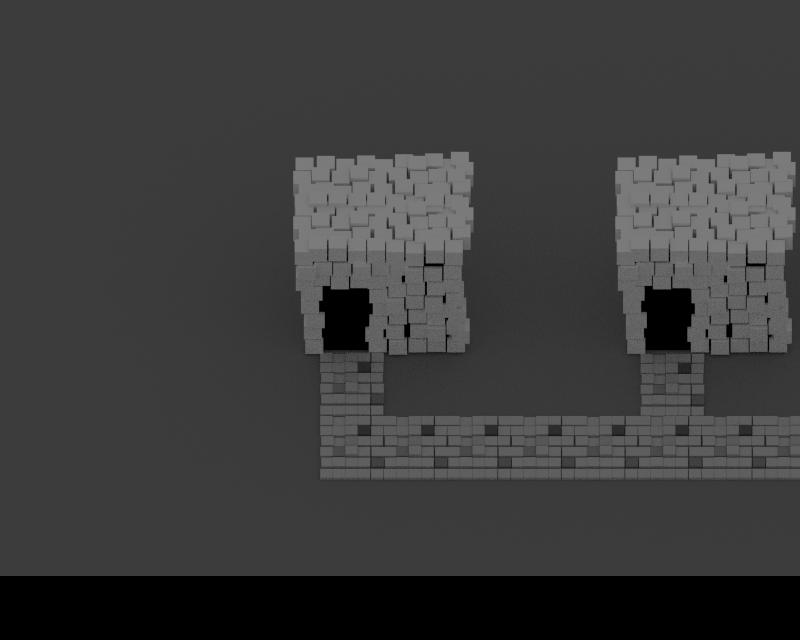

The image is a tile-based game level rendered from a .tmx file. Its description and source (layers, tilesets, objects; grid data summarised) follow:
An orthogonal 25x20 tile map with 32x32 px tiles, 2 tile layers (Tile Layer 1, Collision).

<map version="1.0" orientation="orthogonal" width="25" height="20" tilewidth="32" tileheight="32">
 <tileset firstgid="1" name="Test" tilewidth="32" tileheight="32">
  <properties>
   <property name="passable" value="" />
  </properties>
  <image source="village1.png" width="800" height="600" />
  <terraintypes>
   <terrain name="New Terrain" tile="-1" />
  </terraintypes>
  <tile id="248">
   <properties>
    <property name="passable" value="False" />
   </properties>
  </tile>
 </tileset>
 <layer name="Tile Layer 1" width="25" height="20">
  <data>[500 cells, 450 non-empty, 450 distinct tile ids]</data>
 </layer>
 <layer name="Collision" width="25" height="20">
  <data>[500 cells, 0 non-empty, 0 distinct tile ids]</data>
 </layer>
</map>
